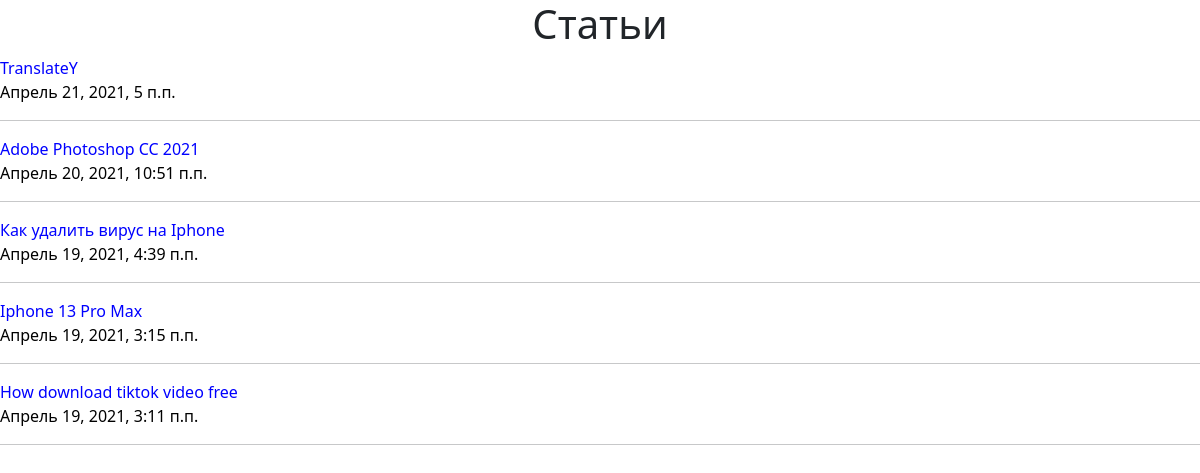
Screenshot of /polls/ with the database file from the repository.
### polls/models.py (models this page shows, shortened)
class Article(models.Model):
    article_title = models.CharField('название статьи', max_length=255)
    article_text = models.TextField('текст')
    pub_date = models.DateTimeField('дата публикации')
    class Meta:
        verbose_name = "Статья"
        verbose_name_plural = "Статьи"

### polls/views.py (the view)
# urls.py: path('', views.index, name='index'),
def index(request):
    latest_articles_list = Article.objects.order_by('-pub_date')[:5]
    return render(request, 'polls/list.html', {'latest_articles_list' : latest_articles_list})

### templates/polls/list.html (shortened to what this page needs)
{% extends 'base.html' %}
{% block content %}
    <h1 style="text-align: center;">Статьи</h1>
    {%if latest_articles_list%}
        {% for a in latest_articles_list %}
            <div class="article">
                <a style="color: blue; text-decoration: none;" href="{% url 'polls:detail' a.id %}">{{ a.article_title }}</a><br>
                <a style="color: #000; text-decoration: none; font-weight: lighter" href="#">{{a.pub_date}}</a>
            </div>
            <hr>
        {% endfor %}
    {% else %}
        <div class="alert alert-warning" role="alert">
            Статьи не найдены!!!
        </div>
    {% endif %}
{% endblock %}

### rows the page displays
Article: article_title "TranslateY", pub_date "Апрель 21, 2021, 5 п.п."
Article: article_title "Adobe Photoshop CC 2021", pub_date "Апрель 20, 2021, 10:51 п.п."
Article: article_title "Как удалить вирус на Iphone", pub_date "Апрель 19, 2021, 4:39 п.п."
Article: article_title "Iphone 13 Pro Max", pub_date "Апрель 19, 2021, 3:15 п.п."
Article: article_title "How download tiktok video free", pub_date "Апрель 19, 2021, 3:11 п.п."
